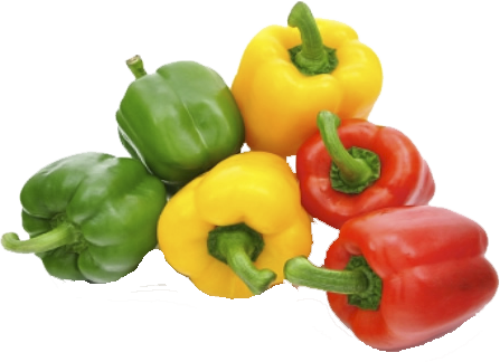
#> input picture images/pimentoes.png, 500 x 362 px
$ python main.py
#> lines starting #> are read from the running program, lines starting #| are printed output that depends on the picture; after the words box and inside, x2 and y2 are one past the last pixel; in counts of white or black regions, pixels touching at a corner belong together; long printed decimals are rounded
import imageio
import colorsys
import datetime


def is_green(val=()):
    if (val[0] * 360 > 80) and (val[0] * 360 < 180):
        return True
    else:
        return False


def is_red(val=()):
    if (0 < val[0] * 360 < 20) or (350 < val[0] * 360 < 360):
        return True
    else:
        return False


def is_yellow(val=()):
    if (val[0] * 360 > 30) and (val[0] * 360 < 70):
        return True
    else:
        return False


def is_blank(vector):
    return vector[3] == 0
    # return vector[0] == 0 and vector[1] == 0 and vector[2] == 0


im = imageio.imread('images/pimentoes.png')
#> im is the input picture: shape (362, 500, 4); mean R, G, B, A 211.7, 192.4, 151.5, 129.4

counter_red = 0
counter_yellow = 0
counter_green = 0
counter_valid = 0

print('Executando...')
initial_time = datetime.datetime.now()
# print(initial_time)
for i in range(0, len(im)):
    for j in range(0, len(im[i])):
        # print(im[i][j])
        if not is_blank(im[i][j]):
            counter_valid += 1
            v = colorsys.rgb_to_hsv(im[i][j][0] / 255, im[i][j][1] / 255, im[i][j][2] / 255)
            if is_red(v):
                counter_red += 1
                im[i][j][0] = 255
                im[i][j][1] = 0
                im[i][j][2] = 0

            elif is_green(v):
                counter_green += 1
                im[i][j][0] = 0
                im[i][j][1] = 255
                im[i][j][2] = 0

            elif is_yellow(v):
                counter_yellow += 1
                im[i][j][0] = 255
                im[i][j][1] = 255
                im[i][j][2] = 0

            else:
                im[i][j][0] = 255
                im[i][j][1] = 255
                im[i][j][2] = 255
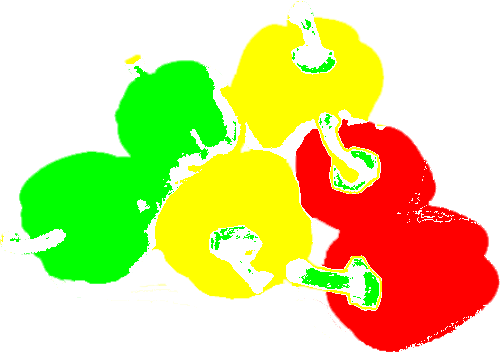
#> im: shape (362, 500, 4); mean R, G, B, A 218.9, 218.2, 139.5, 129.4; transparent parts drawn white
#> after the loop, counter_green = 25613; counter_red = 26097; counter_valid = 95080; counter_yellow = 30262

imageio.imwrite('resultado.png', im)
tamanho = len(im) * len(im[0])
#> tamanho = 181000
por_red = (counter_red / counter_valid) * 100
#> por_red = 27.45
por_green = (counter_green / counter_valid) * 100
#> por_green = 26.94
por_yellow = (counter_yellow / counter_valid) * 100
#> por_yellow = 31.83

print('Por. Vermelho: %f %%  Por. Verde: %f %%  Por. Amarelo: %f %%' % (por_red, por_green, por_yellow))
#| Por. Vermelho: 27.447 %  Por. Verde: 26.938 %  Por. Amarelo: 31.828 %

por_min = 30
if por_red < por_min and por_green < por_min and por_yellow < por_min:
    print('Nenhuma cor atinge a porcentagem mínima de %d' % por_min)
elif por_red > por_green and por_red > por_yellow:
    print('Vermelho')
elif por_green > por_red and por_green > por_yellow:
    print('Verde')
else:
    print('Amarelo')
final_time = datetime.datetime.now() - initial_time
print('Tempo: %s' % final_time.total_seconds())

$ run again, with images/green.png copied over images/pimentoes.png
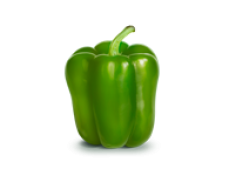
#> input picture images/green.png, 229 x 182 px
#> im is the input picture: shape (182, 229, 4); mean R, G, B, A 72.9, 85, 59.3, 53.7
#> after the loop `for i in range(0, len(im)):`:
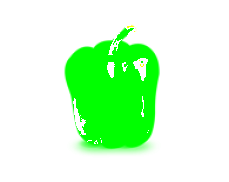
#> im: shape (182, 229, 4); mean R, G, B, A 59.1, 116.8, 58.9, 53.7; transparent parts drawn white
#> after the loop `for i in range(0, len(im)):`: counter_green = 9405; counter_red = 0; counter_valid = 10114; counter_yellow = 35
#> tamanho = 41678
#> por_red = 0
#> por_green = 92.99
#> por_yellow = 0.346
#| Por. Vermelho: 0 %  Por. Verde: 92.990 %  Por. Amarelo: 0.3461 %

$ run again, with images/im.png copied over images/pimentoes.png
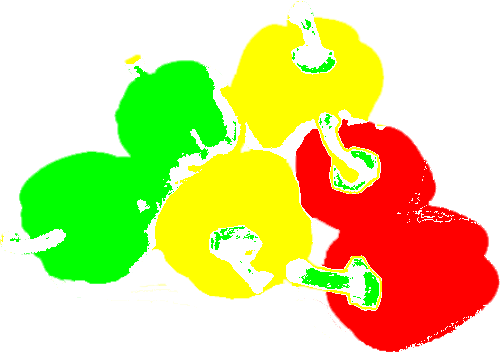
#> input picture images/im.png, 500 x 362 px
#> im is the input picture: shape (362, 500, 4); mean R, G, B, A 218.9, 218.2, 139.5, 129.4
#> after the loop `for i in range(0, len(im)):`:
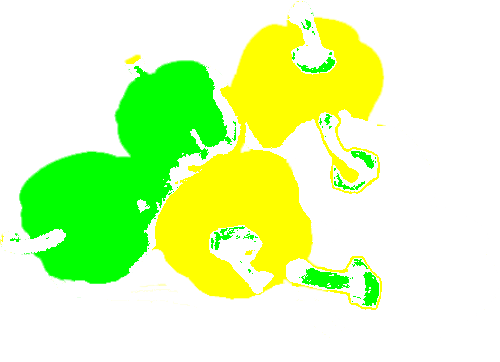
#> im: shape (362, 500, 4); 14.42% of pixels changed, all inside (x1, y1, x2, y2) = (285, 119, 500, 352); transparent parts drawn white
#> after the loop `for i in range(0, len(im)):`: counter_green = 25613; counter_red = 0; counter_valid = 95080; counter_yellow = 30262
#> tamanho = 181000
#> por_red = 0
#> por_green = 26.94
#> por_yellow = 31.83
#| Por. Vermelho: 0 %  Por. Verde: 26.938 %  Por. Amarelo: 31.828 %
